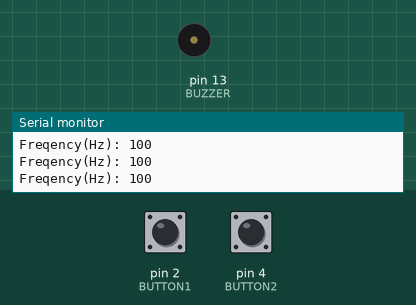
Recording of a sketch running on a simulated Arduino Uno, built with avr-gcc and run on an emulated ATmega328P. Shown: buzzer (waves = sounding), the last lines printed to the serial monitor. Inputs (shaded band) come from the test bench; at power-on: pin 4 (BUTTON2) HIGH, pin 2 (BUTTON1) HIGH.

Above: at 1.2 s.
1.3 s: pin 4 (BUTTON2) pulled LOW for 1 s
At 1.6 s:
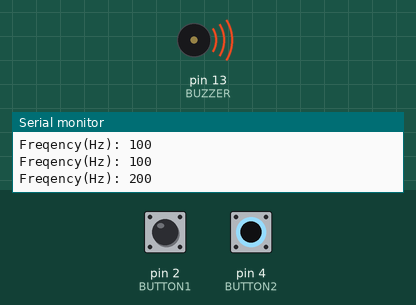
4.3 s: pin 2 (BUTTON1) pulled LOW for 3.2 s
At 8.3 s:
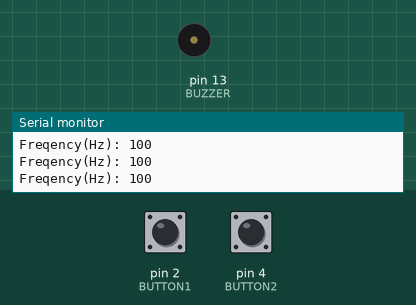
9.0 s: pin 4 (BUTTON2) pulled LOW for 3.2 s
At 9.21 s:
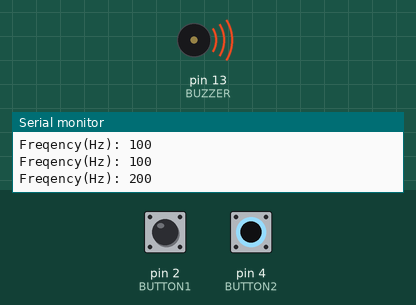
Timing chart, 0 to 13.7 s (numbered marks = the images above; inputs shaded):
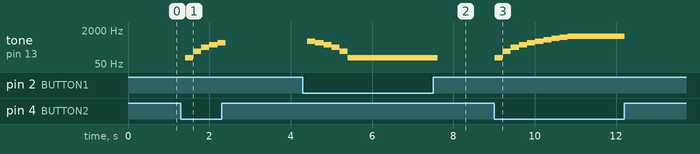

The sketch:

ex07_02_05.ino
```cpp
// 버튼 2개로 부저 주파수 조절 (유형1 사용)

#define BUTTON1 2
#define BUTTON2 4
#define BUZZER 13
int freq = 100;

void setup() {
  pinMode(BUTTON1, INPUT);
  pinMode(BUTTON2, INPUT);
  pinMode(BUZZER, OUTPUT);
  Serial.begin(9600);
}

void loop() {
  int value1 = digitalRead(BUTTON1);
  int value2 = digitalRead(BUTTON2);
  if (value1 == 0) {
    freq_down();
  } else if (value2 == 0) {
    freq_up();
  }
  freq = constrain(freq, 100, 1000);
  Serial.print("Freqency(Hz): ");
  Serial.println(freq);
  delay(200);
}

void freq_down() {
  tone(BUZZER, freq, 200);
  freq -= 100;
}

void freq_up() {
  tone(BUZZER, freq, 200);
  freq += 100;
}
```

Measured:
- after the input at 1.3 s, tone on pin 13 (BUZZER): plays 100 Hz for 0.20 s, 200 Hz for 0.20 s, 300 Hz for 0.20 s, 400 Hz for 0.20 s, 500 Hz for 0.20 s, starting after 0.10 s
- after the input at 4.3 s, tone on pin 13 (BUZZER): plays 600 Hz for 0.20 s, 500 Hz for 0.20 s, 400 Hz for 0.20 s, 300 Hz for 0.20 s, 200 Hz for 0.20 s, 100 Hz for 2.2 s, starting after 0.11 s
- after the input at 9.0 s, tone on pin 13 (BUZZER): plays 100 Hz for 0.20 s, 200 Hz for 0.20 s, 300 Hz for 0.20 s, 400 Hz for 0.20 s, 500 Hz for 0.20 s, 600 Hz for 0.20 s … (10 notes in this stretch), starting at once
